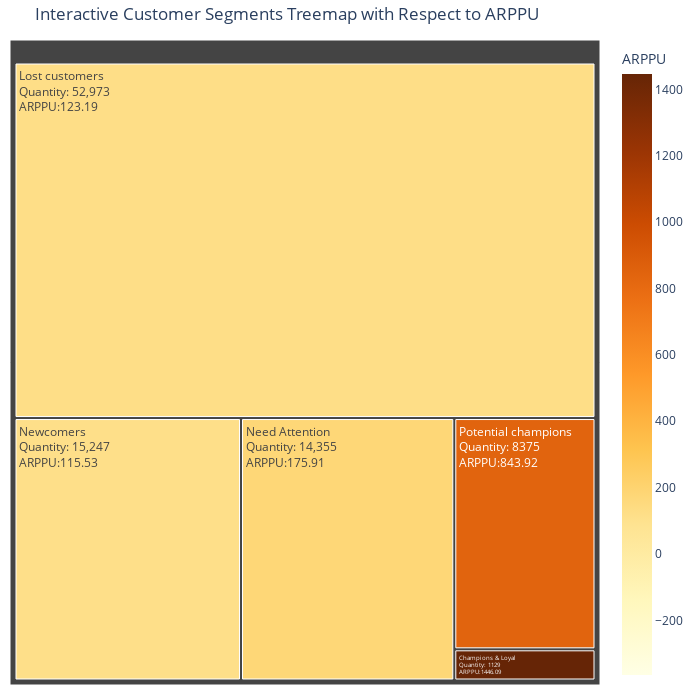

The cell this chart's notebook holds for it:
### Code cell
ARPPU = category_df.ARPPU.tolist()

fig = px.treemap(category_df, path=['category'], values='customers_number', color_continuous_scale = "ylorbr", color = "ARPPU",
                 color_continuous_midpoint = np.average(category_df["ARPPU"]), width=700, height=700)
fig.update_layout(margin = dict(t=40, l=10, r=10, b=15))
fig.update_layout(title="Interactive Customer Segments Treemap with Respect to ARPPU")
fig.update_traces(root_color="lightgrey")
fig.data[0].textinfo = 'label+value+percent parent'
fig.data[0].customdata = np.column_stack([ARPPU])
fig.data[0].texttemplate = "%{label}<br>Quantity: %{value}<br>ARPPU:%{customdata[0]:.2f}"
fig.show()

### Figure 1 — Plotly figure (JSON) as saved in the notebook; plotly's stock layout.template omitted (floating-point values rounded to 4 significant figures)
{"data": [{"branchvalues": "total", "customdata": [[1446.0], [123.2], [175.9], [115.5], [843.9]], "domain": {"x": [0, 1], "y": [0, 1]}, "hovertemplate": "labels=%{label}<br>customers_number=%{value}<br>parent=%{parent}<br>id=%{id}<br>ARPPU=%{color}<extra></extra>", "ids": ["Champions & Loyal", "Lost customers", "Need Attention", "Newcomers", "Potential champions"], "labels": ["Champions & Loyal", "Lost customers", "Need Attention", "Newcomers", "Potential champions"], "marker": {"coloraxis": "coloraxis", "colors": [1446.0, 123.2, 175.9, 115.5, 843.9]}, "name": "", "parents": ["", "", "", "", ""], "root": {"color": "lightgrey"}, "textinfo": "label+value+percent parent", "texttemplate": "%{label}<br>Quantity: %{value}<br>ARPPU:%{customdata[0]:.2f}", "type": "treemap", "values": [1129, 52973, 14355, 15247, 8375]}], "layout": {"coloraxis": {"cmid": 540.9, "colorbar": {"title": {"text": "ARPPU"}}, "colorscale": [[0, "rgb(255,255,229)"], [0.125, "rgb(255,247,188)"], [0.25, "rgb(254,227,145)"], [0.375, "rgb(254,196,79)"], [0.5, "rgb(254,153,41)"], [0.625, "rgb(236,112,20)"], [0.75, "rgb(204,76,2)"], [0.875, "rgb(153,52,4)"], [1, "rgb(102,37,6)"]]}, "height": 700, "legend": {"tracegroupgap": 0}, "margin": {"b": 15, "l": 10, "r": 10, "t": 40}, "title": {"text": "Interactive Customer Segments Treemap with Respect to ARPPU"}, "width": 700}}
